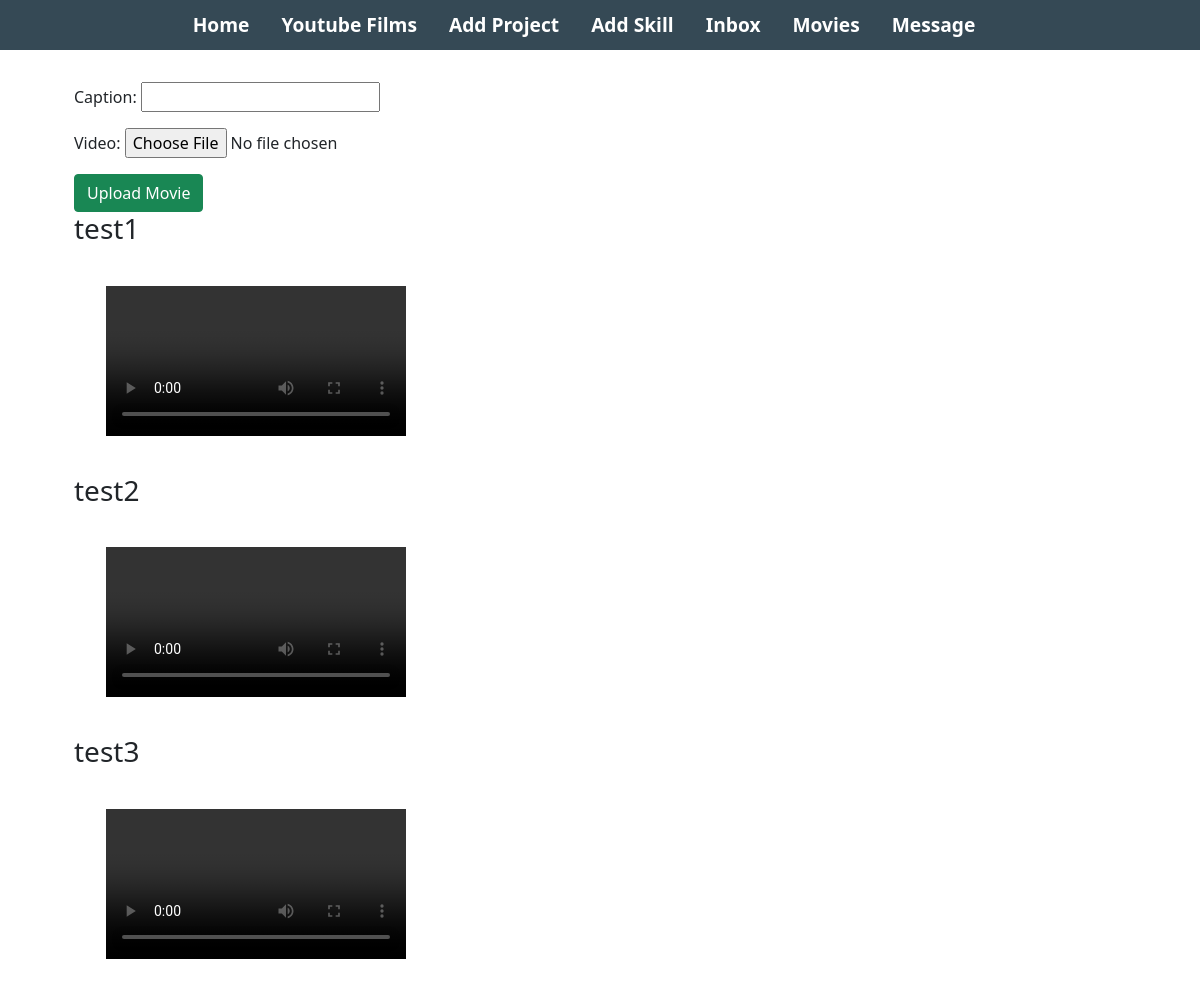
/video/ (signed in), run on the app's committed database.
### base/models.py (models this page shows, shortened)
class Video(models.Model):
	caption = models.CharField(max_length=200)
	video = models.FileField(upload_to="video/%y", validators=[file_size])

### base/views.py (the view)
# urls.py: path('video/', views.index, name='index'),
def index(request):
    all_video = Video.objects.all()
    if request.method == 'POST':
        form = Video_form(data=request.POST, files=request.FILES)
        if form.is_valid():
            form.save()
    else:
        form = Video_form()
    context = {'form': form, 'all':all_video}
    return render(request, 'base/index.html', context)

### base/forms.py
class Video_form(ModelForm):
    class Meta:
       model = Video
       fields = ('caption', 'video')

### base/templates/base/index.html (shortened to what this page needs)
{% extends 'base/main.html' %}
{% load static %}
{% block content %}
<div class="container">
<div class="project-container">
	{% if request.user.is_authenticated %}
	<form action="." method="POST" enctype="multipart/form-data">
		{{form.as_p}}
		<button class="btn btn-success">Upload Movie</button>
		{% endif %}
	</form>
	{% for x in all %}
		<h3>{{x.caption}}</h3>
		<video class="project-container embed-responsive embed-responsive-16by9" controls = "controls">
			<source src="{{x.video.url}}" type="video/mp4" />
		</video>
	{% endfor %}
</div>
</div>
{% endblock content %}

### static/styles/main.css (style rules this page uses)
body { background-color: #E5E5E5; }

### base/templates/base/index.html (style rules this page uses)
.project-container { max-width: 400px; margin-left: 2em; margin-top: 2em; margin-bottom: 2em; }

### data on the page
Video: caption "test1"
Video: caption "test2"
Video: caption "test3"
